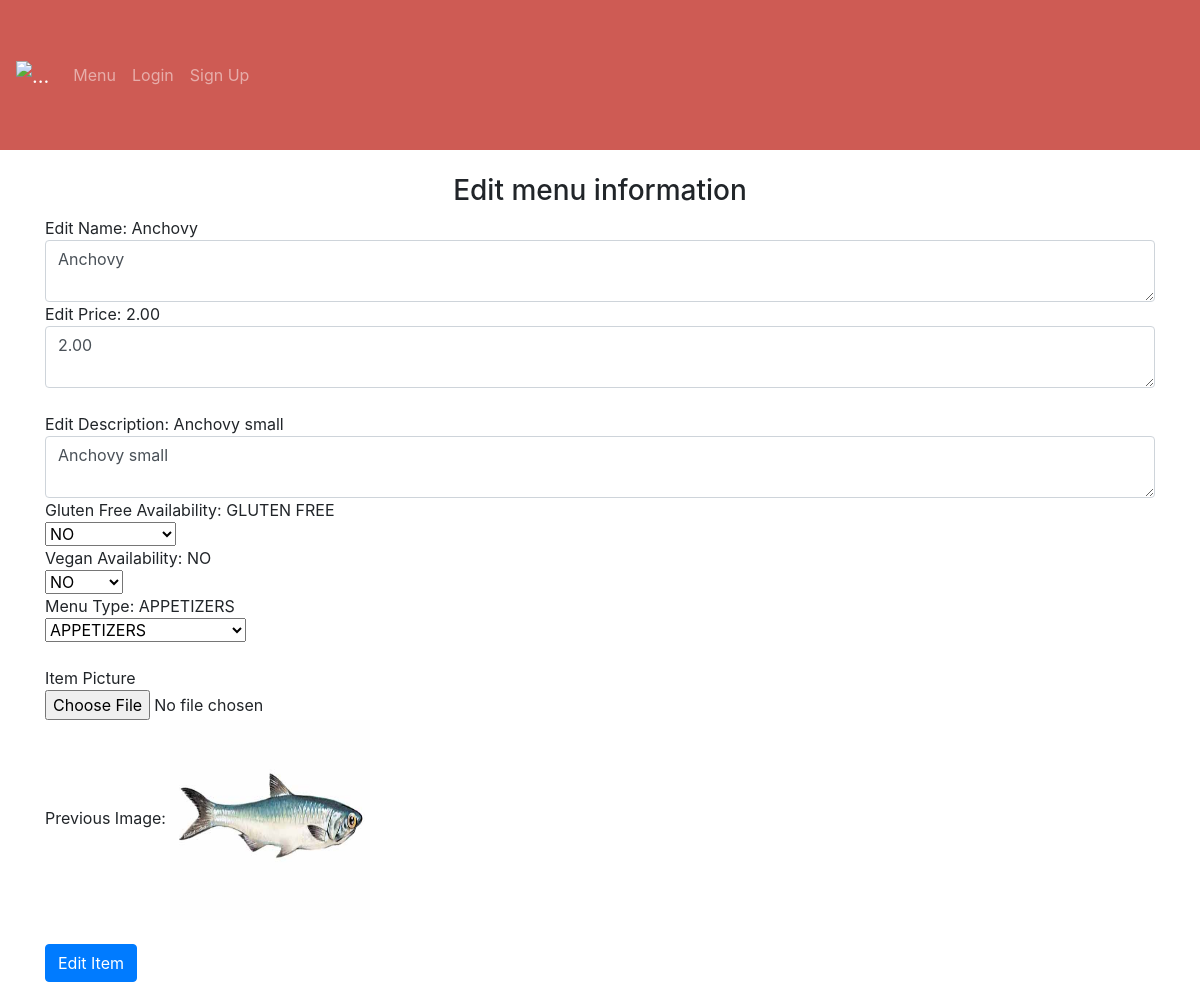
The app's page /edit_redirect/7, older data.
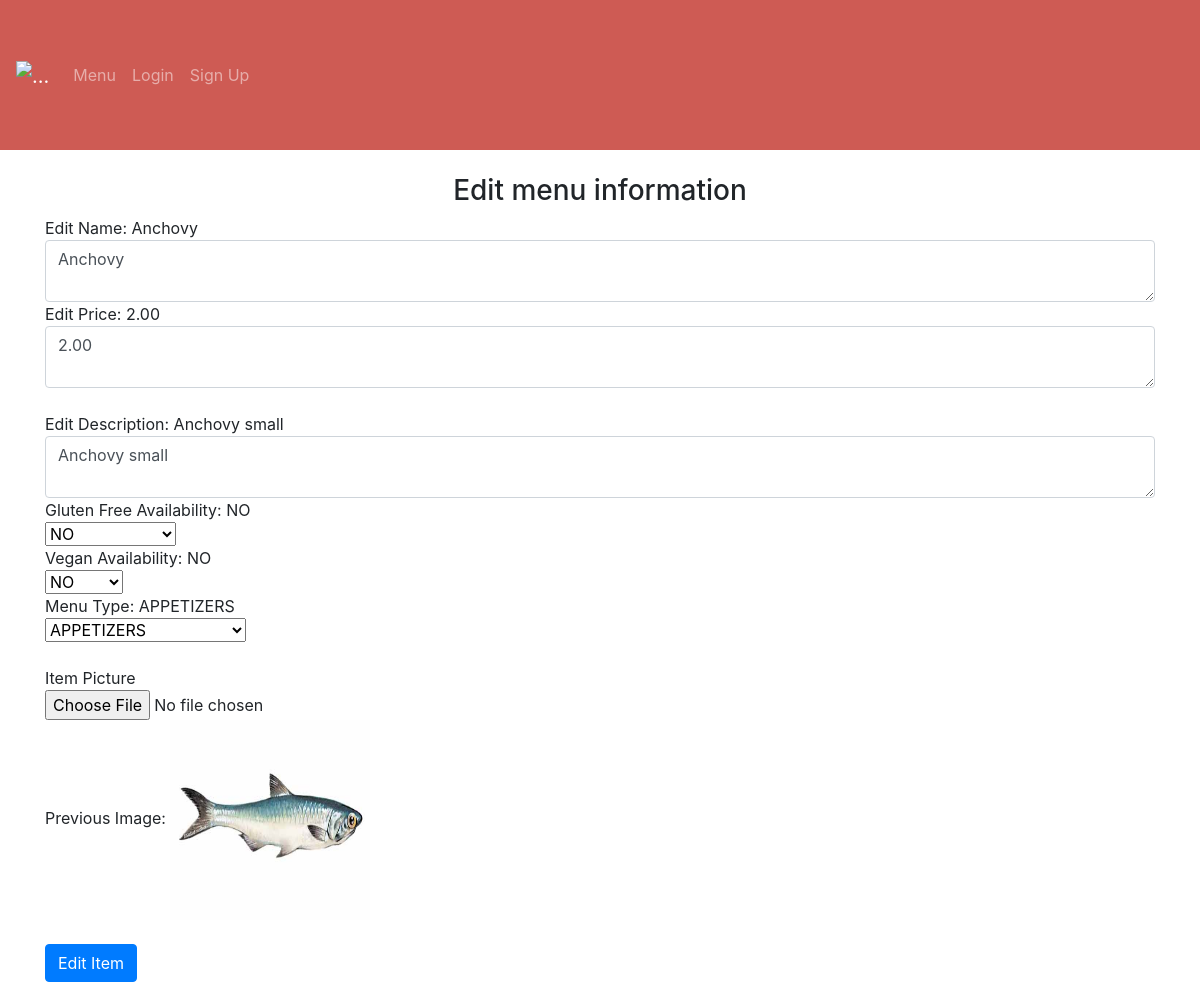
The same page, newer data.
### avanzareApp/models.py (models this page shows)
class Menu(db.Model):
    id = db.Column(db.Integer, primary_key=True)
    name = db.Column(db.String(150), unique=True)
    price = db.Column(db.String(150))
    description = db.Column(db.String(10000))
    menu_type = db.Column(db.String(150))
    gluten_free = db.Column(db.String(150))
    vegan = db.Column(db.String(150))
    date = db.Column(db.DateTime(timezone=True), default=func.now())
    user_id = db.Column(db.Integer, db.ForeignKey('user.id'))

### avanzareApp/views.py (the view, shortened to what this page needs)
@views.route('/edit_redirect/<int:id>', methods=['GET', 'POST'])
def edit_redirect(id):
    item = Menu.query.filter(Menu.id == id).first()
    return render_template('edit_menu_item.html', item=item, user=current_user)

### avanzareApp/templates/edit_menu_item.html (shortened to what this page needs)
{% extends "base.html" %} {% block title %}Home{% endblock %}
{% block content %}
<form method="POST" enctype="multipart/form-data">
    <h3 align="center">Edit menu information</h3>
    <div>Edit Name: {{item.name}}</div>
    <textarea   type="name"
                class="form-control"
                id="name"
                name="name">{{item.name}}</textarea>
    <div>Edit Price: {{item.price}}</div>
    <textarea   type="price"
                class="form-control"
                id="price"
                name="price">{{item.price}}</textarea>
    <br />
    <div>Edit Description: {{item.description}}</div>
    <textarea   type="description"
                class="form-control"
                id="description"
                name="description">{{item.description}}</textarea>
    <div>Gluten Free Availability: {{ item.gluten_free }}</div>
    <select class="selectpicker" type="gluten_free" id="gluten_free" name="gluten_free">
        <option>NO</option>
    </select>
    <div>Vegan Availability: {{ item.vegan }}</div>
    <select class="selectpicker" type="vegan" id="vegan" name="vegan">
        <option>NO</option>
    </select>
    <div>Menu Type: {{ item.menu_type }}</div>
    <select class="selectpicker" type="menu_type" id="menu_type" name="menu_type">
        <optgroup label="DINNER MENU" >
            <option>APPETIZERS</option>
        </optgroup>
    </select>
    <br />
    <br />
    <div>Item Picture</div>
    <input type="file" name="file" accept="image/*"/>
    <br />
    {% set tmp = item.name + '.jpg' %}
    <div>
        Previous Image:
        <img class="img-responsive" src="{{ url_for('views.send_image', filename=tmp) }}" width="200" height="200">
    </div>
    <br />
    <button type="submit" class="btn btn-primary">Edit Item</button>
</form>
<br />
{% endblock %}

Row changes from the older to the newer data that the page shows:
changed Menu "Anchovy": gluten_free "GLUTEN FREE" → "NO"
